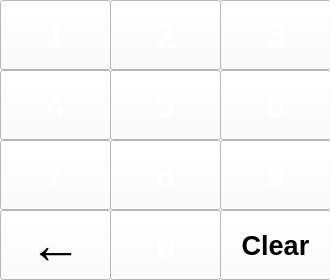
<?xml version="1.0" encoding="UTF-8"?>
<ui version="4.0">
 <class>numpad</class>
 <widget class="QWidget" name="numpad">
  <property name="windowModality">
   <enum>Qt::NonModal</enum>
  </property>
  <property name="geometry">
   <rect>
    <x>0</x>
    <y>0</y>
    <width>330</width>
    <height>280</height>
   </rect>
  </property>
  <property name="sizePolicy">
   <sizepolicy hsizetype="Preferred" vsizetype="Preferred">
    <horstretch>0</horstretch>
    <verstretch>0</verstretch>
   </sizepolicy>
  </property>
  <property name="minimumSize">
   <size>
    <width>100</width>
    <height>200</height>
   </size>
  </property>
  <property name="mouseTracking">
   <bool>true</bool>
  </property>
  <property name="windowTitle">
   <string notr="true">Form</string>
  </property>
  <property name="styleSheet">
   <string notr="true">background-color: rgb(255, 255, 255);</string>
  </property>
  <property name="current_value" stdset="0">
   <string/>
  </property>
  <widget class="QPushButton" name="QPB_7">
   <property name="geometry">
    <rect>
     <x>0</x>
     <y>140</y>
     <width>111</width>
     <height>70</height>
    </rect>
   </property>
   <property name="minimumSize">
    <size>
     <width>50</width>
     <height>50</height>
    </size>
   </property>
   <property name="font">
    <font>
     <pointsize>25</pointsize>
    </font>
   </property>
   <property name="focusPolicy">
    <enum>Qt::NoFocus</enum>
   </property>
   <property name="styleSheet">
    <string notr="true">border-image: url(:/image/base7.png);
color: rgb(255, 255, 255);</string>
   </property>
   <property name="text">
    <string notr="true">7</string>
   </property>
  </widget>
  <widget class="QPushButton" name="QPB_8">
   <property name="geometry">
    <rect>
     <x>110</x>
     <y>140</y>
     <width>111</width>
     <height>70</height>
    </rect>
   </property>
   <property name="sizePolicy">
    <sizepolicy hsizetype="Minimum" vsizetype="Minimum">
     <horstretch>0</horstretch>
     <verstretch>0</verstretch>
    </sizepolicy>
   </property>
   <property name="minimumSize">
    <size>
     <width>50</width>
     <height>50</height>
    </size>
   </property>
   <property name="font">
    <font>
     <pointsize>25</pointsize>
    </font>
   </property>
   <property name="focusPolicy">
    <enum>Qt::NoFocus</enum>
   </property>
   <property name="styleSheet">
    <string notr="true">border-image: url(:/image/base7.png);
color: rgb(255, 255, 255);</string>
   </property>
   <property name="text">
    <string notr="true">8</string>
   </property>
  </widget>
  <widget class="QPushButton" name="QPB_9">
   <property name="geometry">
    <rect>
     <x>220</x>
     <y>140</y>
     <width>111</width>
     <height>70</height>
    </rect>
   </property>
   <property name="minimumSize">
    <size>
     <width>50</width>
     <height>50</height>
    </size>
   </property>
   <property name="font">
    <font>
     <pointsize>25</pointsize>
    </font>
   </property>
   <property name="focusPolicy">
    <enum>Qt::NoFocus</enum>
   </property>
   <property name="styleSheet">
    <string notr="true">border-image: url(:/image/base7.png);
color: rgb(255, 255, 255);</string>
   </property>
   <property name="text">
    <string notr="true">9</string>
   </property>
  </widget>
  <widget class="QPushButton" name="QPB_BACK">
   <property name="geometry">
    <rect>
     <x>0</x>
     <y>210</y>
     <width>111</width>
     <height>70</height>
    </rect>
   </property>
   <property name="minimumSize">
    <size>
     <width>50</width>
     <height>50</height>
    </size>
   </property>
   <property name="font">
    <font>
     <pointsize>40</pointsize>
     <weight>75</weight>
     <italic>false</italic>
     <bold>true</bold>
    </font>
   </property>
   <property name="cursor">
    <cursorShape>ArrowCursor</cursorShape>
   </property>
   <property name="focusPolicy">
    <enum>Qt::NoFocus</enum>
   </property>
   <property name="styleSheet">
    <string notr="true">border-image: url(:/image/base6.png);
color: rgb(0, 0, 0);</string>
   </property>
   <property name="text">
    <string notr="true">←</string>
   </property>
  </widget>
  <widget class="QPushButton" name="QPB_4">
   <property name="geometry">
    <rect>
     <x>0</x>
     <y>70</y>
     <width>111</width>
     <height>70</height>
    </rect>
   </property>
   <property name="minimumSize">
    <size>
     <width>50</width>
     <height>50</height>
    </size>
   </property>
   <property name="font">
    <font>
     <pointsize>25</pointsize>
    </font>
   </property>
   <property name="focusPolicy">
    <enum>Qt::NoFocus</enum>
   </property>
   <property name="styleSheet">
    <string notr="true">border-image: url(:/image/base7.png);
color: rgb(255, 255, 255);</string>
   </property>
   <property name="text">
    <string notr="true">4</string>
   </property>
  </widget>
  <widget class="QPushButton" name="QPB_5">
   <property name="enabled">
    <bool>true</bool>
   </property>
   <property name="geometry">
    <rect>
     <x>110</x>
     <y>70</y>
     <width>111</width>
     <height>70</height>
    </rect>
   </property>
   <property name="minimumSize">
    <size>
     <width>50</width>
     <height>50</height>
    </size>
   </property>
   <property name="font">
    <font>
     <pointsize>25</pointsize>
    </font>
   </property>
   <property name="focusPolicy">
    <enum>Qt::NoFocus</enum>
   </property>
   <property name="styleSheet">
    <string notr="true">border-image: url(:/image/base7.png);
color: rgb(255, 255, 255);</string>
   </property>
   <property name="text">
    <string notr="true">5</string>
   </property>
  </widget>
  <widget class="QPushButton" name="QPB_6">
   <property name="geometry">
    <rect>
     <x>220</x>
     <y>70</y>
     <width>111</width>
     <height>70</height>
    </rect>
   </property>
   <property name="minimumSize">
    <size>
     <width>50</width>
     <height>50</height>
    </size>
   </property>
   <property name="font">
    <font>
     <pointsize>25</pointsize>
    </font>
   </property>
   <property name="focusPolicy">
    <enum>Qt::NoFocus</enum>
   </property>
   <property name="styleSheet">
    <string notr="true">border-image: url(:/image/base7.png);
color: rgb(255, 255, 255);</string>
   </property>
   <property name="text">
    <string notr="true">6</string>
   </property>
  </widget>
  <widget class="QPushButton" name="QPB_CLEAR">
   <property name="geometry">
    <rect>
     <x>220</x>
     <y>210</y>
     <width>111</width>
     <height>70</height>
    </rect>
   </property>
   <property name="minimumSize">
    <size>
     <width>50</width>
     <height>50</height>
    </size>
   </property>
   <property name="font">
    <font>
     <pointsize>20</pointsize>
     <weight>75</weight>
     <italic>false</italic>
     <bold>true</bold>
    </font>
   </property>
   <property name="focusPolicy">
    <enum>Qt::NoFocus</enum>
   </property>
   <property name="styleSheet">
    <string notr="true">border-image: url(:/image/base6.png);
color: rgb(0, 0, 0);</string>
   </property>
   <property name="text">
    <string notr="true">Clear</string>
   </property>
  </widget>
  <widget class="QPushButton" name="QPB_1">
   <property name="geometry">
    <rect>
     <x>0</x>
     <y>0</y>
     <width>111</width>
     <height>70</height>
    </rect>
   </property>
   <property name="minimumSize">
    <size>
     <width>50</width>
     <height>50</height>
    </size>
   </property>
   <property name="font">
    <font>
     <pointsize>25</pointsize>
    </font>
   </property>
   <property name="focusPolicy">
    <enum>Qt::NoFocus</enum>
   </property>
   <property name="styleSheet">
    <string notr="true">border-image: url(:/image/base7.png);
color: rgb(255, 255, 255);</string>
   </property>
   <property name="text">
    <string notr="true">1</string>
   </property>
  </widget>
  <widget class="QPushButton" name="QPB_2">
   <property name="geometry">
    <rect>
     <x>110</x>
     <y>0</y>
     <width>111</width>
     <height>70</height>
    </rect>
   </property>
   <property name="minimumSize">
    <size>
     <width>50</width>
     <height>50</height>
    </size>
   </property>
   <property name="font">
    <font>
     <pointsize>25</pointsize>
    </font>
   </property>
   <property name="focusPolicy">
    <enum>Qt::NoFocus</enum>
   </property>
   <property name="styleSheet">
    <string notr="true">border-image: url(:/image/base7.png);
color: rgb(255, 255, 255);</string>
   </property>
   <property name="text">
    <string notr="true">2</string>
   </property>
  </widget>
  <widget class="QPushButton" name="QPB_3">
   <property name="geometry">
    <rect>
     <x>220</x>
     <y>0</y>
     <width>111</width>
     <height>70</height>
    </rect>
   </property>
   <property name="minimumSize">
    <size>
     <width>50</width>
     <height>50</height>
    </size>
   </property>
   <property name="font">
    <font>
     <pointsize>25</pointsize>
    </font>
   </property>
   <property name="focusPolicy">
    <enum>Qt::NoFocus</enum>
   </property>
   <property name="styleSheet">
    <string notr="true">border-image: url(:/image/base7.png);
color: rgb(255, 255, 255);</string>
   </property>
   <property name="text">
    <string notr="true">3</string>
   </property>
  </widget>
  <widget class="QPushButton" name="QPB_PLUS_MINUS">
   <property name="geometry">
    <rect>
     <x>400</x>
     <y>190</y>
     <width>60</width>
     <height>60</height>
    </rect>
   </property>
   <property name="minimumSize">
    <size>
     <width>50</width>
     <height>50</height>
    </size>
   </property>
   <property name="font">
    <font>
     <pointsize>25</pointsize>
    </font>
   </property>
   <property name="focusPolicy">
    <enum>Qt::NoFocus</enum>
   </property>
   <property name="styleSheet">
    <string notr="true">QPushButton{ background:lightgray;color:darkred;background-color: qlineargradient(x1: 0, y1: 0, x2: 0, y2: 1,stop: 0 #8C8F8C, stop: 1 #000000);
color:white;border: 1px solid #000000;border-radius:6px;
}
QPushButton:pressed{background:lightgray;color:darkred;
}</string>
   </property>
   <property name="text">
    <string notr="true">±</string>
   </property>
  </widget>
  <widget class="QPushButton" name="QPB_0">
   <property name="geometry">
    <rect>
     <x>110</x>
     <y>210</y>
     <width>111</width>
     <height>70</height>
    </rect>
   </property>
   <property name="minimumSize">
    <size>
     <width>50</width>
     <height>50</height>
    </size>
   </property>
   <property name="font">
    <font>
     <pointsize>25</pointsize>
    </font>
   </property>
   <property name="focusPolicy">
    <enum>Qt::NoFocus</enum>
   </property>
   <property name="styleSheet">
    <string notr="true">border-image: url(:/image/base7.png);
color: rgb(255, 255, 255);</string>
   </property>
   <property name="text">
    <string notr="true">0</string>
   </property>
  </widget>
  <widget class="QPushButton" name="QPB_ENTER">
   <property name="geometry">
    <rect>
     <x>240</x>
     <y>350</y>
     <width>211</width>
     <height>51</height>
    </rect>
   </property>
   <property name="minimumSize">
    <size>
     <width>50</width>
     <height>50</height>
    </size>
   </property>
   <property name="font">
    <font>
     <pointsize>14</pointsize>
     <weight>75</weight>
     <italic>false</italic>
     <bold>true</bold>
    </font>
   </property>
   <property name="focusPolicy">
    <enum>Qt::NoFocus</enum>
   </property>
   <property name="styleSheet">
    <string notr="true">QPushButton{ background:lightgray;color:darkred;
	background-color: rgb(45, 110, 50);
color:white;border: 1px solid #000000;border-radius:6px;
}
QPushButton:pressed{background:lightgray;color:darkred;
}</string>
   </property>
   <property name="text">
    <string notr="true">Enter</string>
   </property>
  </widget>
  <widget class="QPushButton" name="QPB_POINT">
   <property name="geometry">
    <rect>
     <x>450</x>
     <y>120</y>
     <width>60</width>
     <height>60</height>
    </rect>
   </property>
   <property name="minimumSize">
    <size>
     <width>50</width>
     <height>50</height>
    </size>
   </property>
   <property name="font">
    <font>
     <pointsize>25</pointsize>
     <weight>75</weight>
     <italic>true</italic>
     <bold>true</bold>
    </font>
   </property>
   <property name="focusPolicy">
    <enum>Qt::NoFocus</enum>
   </property>
   <property name="styleSheet">
    <string notr="true">QPushButton{ background:lightgray;color:darkred;background-color: qlineargradient(x1: 0, y1: 0, x2: 0, y2: 1,stop: 0 #8C8F8C, stop: 1 #000000);
color:white;border: 1px solid #000000;border-radius:6px;
}
QPushButton:pressed{background:lightgray;color:darkred;
}</string>
   </property>
   <property name="text">
    <string notr="true">.</string>
   </property>
  </widget>
  <widget class="QPushButton" name="QPB_ESC">
   <property name="geometry">
    <rect>
     <x>460</x>
     <y>240</y>
     <width>60</width>
     <height>60</height>
    </rect>
   </property>
   <property name="minimumSize">
    <size>
     <width>50</width>
     <height>50</height>
    </size>
   </property>
   <property name="font">
    <font>
     <pointsize>14</pointsize>
     <weight>75</weight>
     <italic>false</italic>
     <bold>true</bold>
    </font>
   </property>
   <property name="focusPolicy">
    <enum>Qt::NoFocus</enum>
   </property>
   <property name="styleSheet">
    <string notr="true">QPushButton{ background:lightgray;color:darkred;background-color: qlineargradient(x1: 0, y1: 0, x2: 0, y2: 1,stop: 0 #8C8F8C, stop: 1 #000000);
color:white;border: 1px solid #000000;border-radius:6px;
}
QPushButton:pressed{background:lightgray;color:darkred;
}</string>
   </property>
   <property name="text">
    <string notr="true">ESC</string>
   </property>
  </widget>
  <widget class="QLineEdit" name="TextEdit">
   <property name="geometry">
    <rect>
     <x>440</x>
     <y>20</y>
     <width>87</width>
     <height>36</height>
    </rect>
   </property>
   <property name="palette">
    <palette>
     <active>
      <colorrole role="Button">
       <brush brushstyle="SolidPattern">
        <color alpha="255">
         <red>255</red>
         <green>255</green>
         <blue>255</blue>
        </color>
       </brush>
      </colorrole>
      <colorrole role="Text">
       <brush brushstyle="SolidPattern">
        <color alpha="255">
         <red>255</red>
         <green>255</green>
         <blue>255</blue>
        </color>
       </brush>
      </colorrole>
      <colorrole role="Base">
       <brush brushstyle="SolidPattern">
        <color alpha="255">
         <red>255</red>
         <green>255</green>
         <blue>255</blue>
        </color>
       </brush>
      </colorrole>
      <colorrole role="Window">
       <brush brushstyle="SolidPattern">
        <color alpha="255">
         <red>255</red>
         <green>255</green>
         <blue>255</blue>
        </color>
       </brush>
      </colorrole>
     </active>
     <inactive>
      <colorrole role="Button">
       <brush brushstyle="SolidPattern">
        <color alpha="255">
         <red>255</red>
         <green>255</green>
         <blue>255</blue>
        </color>
       </brush>
      </colorrole>
      <colorrole role="Text">
       <brush brushstyle="SolidPattern">
        <color alpha="255">
         <red>255</red>
         <green>255</green>
         <blue>255</blue>
        </color>
       </brush>
      </colorrole>
      <colorrole role="Base">
       <brush brushstyle="SolidPattern">
        <color alpha="255">
         <red>255</red>
         <green>255</green>
         <blue>255</blue>
        </color>
       </brush>
      </colorrole>
      <colorrole role="Window">
       <brush brushstyle="SolidPattern">
        <color alpha="255">
         <red>255</red>
         <green>255</green>
         <blue>255</blue>
        </color>
       </brush>
      </colorrole>
     </inactive>
     <disabled>
      <colorrole role="Button">
       <brush brushstyle="SolidPattern">
        <color alpha="255">
         <red>255</red>
         <green>255</green>
         <blue>255</blue>
        </color>
       </brush>
      </colorrole>
      <colorrole role="Text">
       <brush brushstyle="SolidPattern">
        <color alpha="255">
         <red>159</red>
         <green>158</green>
         <blue>158</blue>
        </color>
       </brush>
      </colorrole>
      <colorrole role="Base">
       <brush brushstyle="SolidPattern">
        <color alpha="255">
         <red>255</red>
         <green>255</green>
         <blue>255</blue>
        </color>
       </brush>
      </colorrole>
      <colorrole role="Window">
       <brush brushstyle="SolidPattern">
        <color alpha="255">
         <red>255</red>
         <green>255</green>
         <blue>255</blue>
        </color>
       </brush>
      </colorrole>
     </disabled>
    </palette>
   </property>
   <property name="font">
    <font>
     <pointsize>16</pointsize>
     <weight>75</weight>
     <bold>true</bold>
    </font>
   </property>
   <property name="focusPolicy">
    <enum>Qt::NoFocus</enum>
   </property>
   <property name="styleSheet">
    <string notr="true">border: 1px solid rgb(255, 85, 0);</string>
   </property>
   <property name="text">
    <string/>
   </property>
   <property name="frame">
    <bool>true</bool>
   </property>
   <property name="readOnly">
    <bool>true</bool>
   </property>
  </widget>
  <widget class="QLabel" name="label">
   <property name="geometry">
    <rect>
     <x>420</x>
     <y>80</y>
     <width>151</width>
     <height>31</height>
    </rect>
   </property>
   <property name="palette">
    <palette>
     <active>
      <colorrole role="WindowText">
       <brush brushstyle="SolidPattern">
        <color alpha="255">
         <red>0</red>
         <green>0</green>
         <blue>255</blue>
        </color>
       </brush>
      </colorrole>
      <colorrole role="Button">
       <brush brushstyle="SolidPattern">
        <color alpha="255">
         <red>255</red>
         <green>255</green>
         <blue>255</blue>
        </color>
       </brush>
      </colorrole>
      <colorrole role="Text">
       <brush brushstyle="SolidPattern">
        <color alpha="255">
         <red>0</red>
         <green>0</green>
         <blue>255</blue>
        </color>
       </brush>
      </colorrole>
      <colorrole role="ButtonText">
       <brush brushstyle="SolidPattern">
        <color alpha="255">
         <red>0</red>
         <green>0</green>
         <blue>255</blue>
        </color>
       </brush>
      </colorrole>
      <colorrole role="Base">
       <brush brushstyle="SolidPattern">
        <color alpha="255">
         <red>255</red>
         <green>255</green>
         <blue>255</blue>
        </color>
       </brush>
      </colorrole>
      <colorrole role="Window">
       <brush brushstyle="SolidPattern">
        <color alpha="255">
         <red>255</red>
         <green>255</green>
         <blue>255</blue>
        </color>
       </brush>
      </colorrole>
     </active>
     <inactive>
      <colorrole role="WindowText">
       <brush brushstyle="SolidPattern">
        <color alpha="255">
         <red>0</red>
         <green>0</green>
         <blue>255</blue>
        </color>
       </brush>
      </colorrole>
      <colorrole role="Button">
       <brush brushstyle="SolidPattern">
        <color alpha="255">
         <red>255</red>
         <green>255</green>
         <blue>255</blue>
        </color>
       </brush>
      </colorrole>
      <colorrole role="Text">
       <brush brushstyle="SolidPattern">
        <color alpha="255">
         <red>0</red>
         <green>0</green>
         <blue>255</blue>
        </color>
       </brush>
      </colorrole>
      <colorrole role="ButtonText">
       <brush brushstyle="SolidPattern">
        <color alpha="255">
         <red>0</red>
         <green>0</green>
         <blue>255</blue>
        </color>
       </brush>
      </colorrole>
      <colorrole role="Base">
       <brush brushstyle="SolidPattern">
        <color alpha="255">
         <red>255</red>
         <green>255</green>
         <blue>255</blue>
        </color>
       </brush>
      </colorrole>
      <colorrole role="Window">
       <brush brushstyle="SolidPattern">
        <color alpha="255">
         <red>255</red>
         <green>255</green>
         <blue>255</blue>
        </color>
       </brush>
      </colorrole>
     </inactive>
     <disabled>
      <colorrole role="WindowText">
       <brush brushstyle="SolidPattern">
        <color alpha="255">
         <red>0</red>
         <green>0</green>
         <blue>255</blue>
        </color>
       </brush>
      </colorrole>
      <colorrole role="Button">
       <brush brushstyle="SolidPattern">
        <color alpha="255">
         <red>255</red>
         <green>255</green>
         <blue>255</blue>
        </color>
       </brush>
      </colorrole>
      <colorrole role="Text">
       <brush brushstyle="SolidPattern">
        <color alpha="255">
         <red>0</red>
         <green>0</green>
         <blue>255</blue>
        </color>
       </brush>
      </colorrole>
      <colorrole role="ButtonText">
       <brush brushstyle="SolidPattern">
        <color alpha="255">
         <red>0</red>
         <green>0</green>
         <blue>255</blue>
        </color>
       </brush>
      </colorrole>
      <colorrole role="Base">
       <brush brushstyle="SolidPattern">
        <color alpha="255">
         <red>255</red>
         <green>255</green>
         <blue>255</blue>
        </color>
       </brush>
      </colorrole>
      <colorrole role="Window">
       <brush brushstyle="SolidPattern">
        <color alpha="255">
         <red>255</red>
         <green>255</green>
         <blue>255</blue>
        </color>
       </brush>
      </colorrole>
     </disabled>
    </palette>
   </property>
   <property name="font">
    <font>
     <pointsize>15</pointsize>
     <weight>75</weight>
     <bold>true</bold>
    </font>
   </property>
   <property name="styleSheet">
    <string notr="true">QLabel {  color : blue; }</string>
   </property>
   <property name="text">
    <string/>
   </property>
   <property name="alignment">
    <set>Qt::AlignCenter</set>
   </property>
  </widget>
  <zorder>QPB_7</zorder>
  <zorder>QPB_8</zorder>
  <zorder>QPB_9</zorder>
  <zorder>QPB_BACK</zorder>
  <zorder>QPB_4</zorder>
  <zorder>QPB_5</zorder>
  <zorder>QPB_6</zorder>
  <zorder>QPB_1</zorder>
  <zorder>QPB_2</zorder>
  <zorder>QPB_3</zorder>
  <zorder>QPB_PLUS_MINUS</zorder>
  <zorder>QPB_0</zorder>
  <zorder>QPB_ENTER</zorder>
  <zorder>QPB_POINT</zorder>
  <zorder>QPB_ESC</zorder>
  <zorder>TextEdit</zorder>
  <zorder>label</zorder>
  <zorder>QPB_CLEAR</zorder>
 </widget>
 <resources/>
 <connections/>
</ui>
